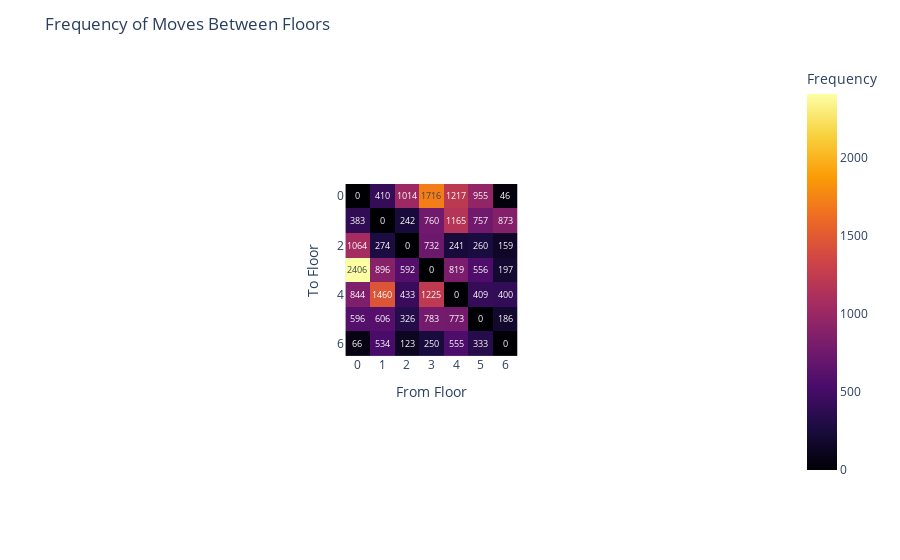

Notebook code for this chart:
### Code cell
import pandas as pd
import plotly.express as px

# Load the Excel file
file_path = r"elevator_1.xlsx"
df_1 = pd.read_excel(file_path, sheet_name='Sheet1')

# Filter out rows with invalid floor data
df_1 = df_1[(df_1['start_floor'] != -1) & (df_1['end_floor'] != -1)]

# Add condition to exclude movements from the same floor
df_1 = df_1[df_1['start_floor'] != df_1['end_floor']]

# Create a pivot table to calculate the frequency of moves between floors
pivot_table = pd.crosstab(df_1['start_floor'], df_1['end_floor'])

# Sort the index (start_floor) in ascending order
pivot_table = pivot_table.reindex(index=sorted(pivot_table.index))

# Create a heatmap using the pivot table
fig = px.imshow(pivot_table.T,  # Transpose the pivot table to swap x and y
                labels=dict(x="From Floor", y="To Floor", color="Frequency"),
                x=pivot_table.index,  # Use the sorted index as x-axis
                y=pivot_table.columns,  # Use the columns as y-axis
                text_auto=True,  # Show the count in each cell
                color_continuous_scale='Inferno')  # Use a more distinct color palette

# Update layout for better readability
fig.update_layout(title="Frequency of Moves Between Floors",
                  xaxis_title="From Floor",
                  yaxis_title="To Floor",
                  xaxis=dict(tickmode='linear', tick0=0, dtick=1))  # Set x-axis tick marks to start from 0 and increment by 1

fig.show()
fig.write_html('elev_1_freq_analysis_parking_floor_3.html')

### Figure 1 — Plotly figure (JSON) as saved in the notebook; plotly's stock layout.template omitted (floating-point values rounded to 4 significant figures)
{"data": [{"coloraxis": "coloraxis", "hovertemplate": "From Floor: %{x}<br>To Floor: %{y}<br>Frequency: %{z}<extra></extra>", "name": "0", "texttemplate": "%{z}", "type": "heatmap", "x": [0, 1, 2, 3, 4, 5, 6], "xaxis": "x", "y": [0, 1, 2, 3, 4, 5, 6], "yaxis": "y", "z": [[0, 410, 1014, 1716, 1217, 955, 46], [383, 0, 242, 760, 1165, 757, 873], [1064, 274, 0, 732, 241, 260, 159], [2406, 896, 592, 0, 819, 556, 197], [844, 1460, 433, 1225, 0, 409, 400], [596, 606, 326, 783, 773, 0, 186], [66, 534, 123, 250, 555, 333, 0]]}], "layout": {"autosize": true, "coloraxis": {"colorbar": {"title": {"text": "Frequency"}}, "colorscale": [[0, "#000004"], [0.1111, "#1b0c41"], [0.2222, "#4a0c6b"], [0.3333, "#781c6d"], [0.4444, "#a52c60"], [0.5556, "#cf4446"], [0.6667, "#ed6925"], [0.7778, "#fb9b06"], [0.8889, "#f7d13d"], [1, "#fcffa4"]]}, "margin": {"t": 60}, "title": {"text": "Frequency of Moves Between Floors"}, "xaxis": {"anchor": "y", "autorange": true, "constrain": "domain", "domain": [0.3775, 0.6225], "dtick": 1, "range": [-0.5, 6.5], "scaleanchor": "y", "tick0": 0, "tickmode": "linear", "title": {"text": "From Floor"}, "type": "linear"}, "yaxis": {"anchor": "x", "autorange": true, "constrain": "domain", "domain": [0, 1], "range": [6.5, -0.5], "title": {"text": "To Floor"}, "type": "linear"}}}
